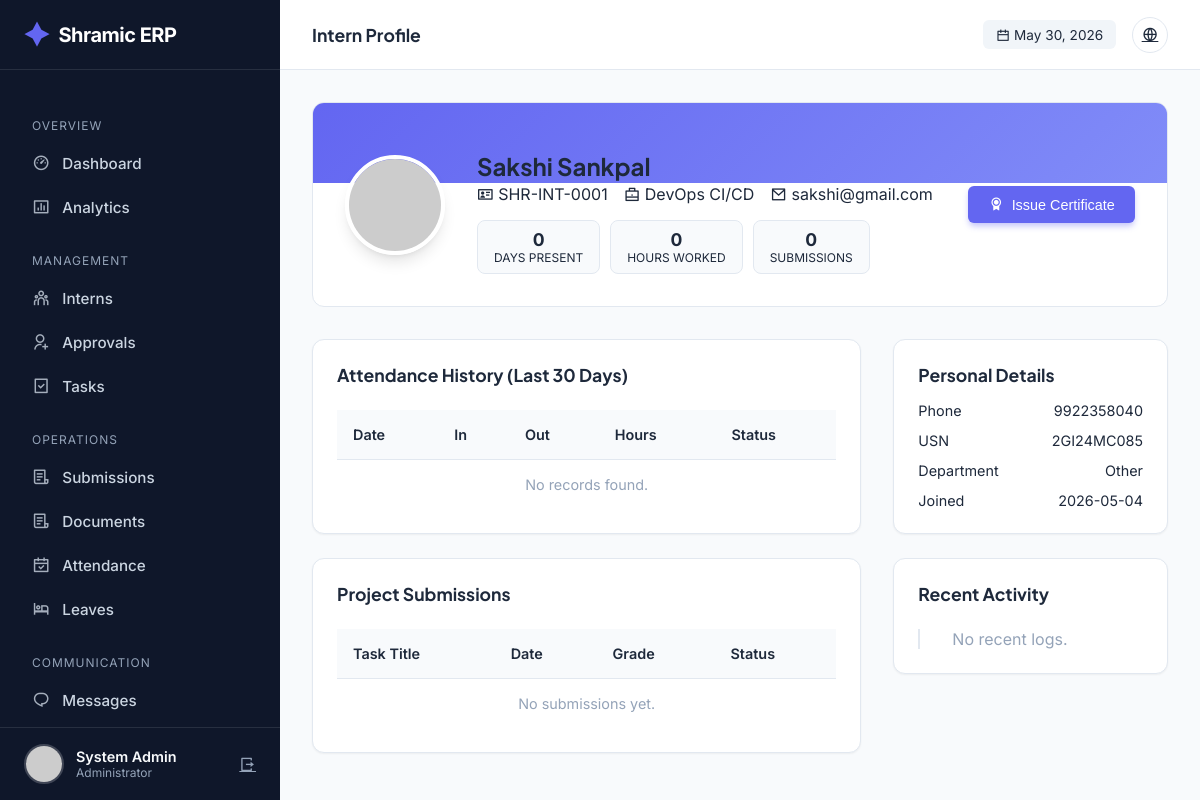
The app's page /admin/intern/2 (signed in) with its own data.
### tables this page shows
CREATE TABLE users (
            id INTEGER PRIMARY KEY AUTOINCREMENT,
            intern_id TEXT UNIQUE,
            usn TEXT UNIQUE NOT NULL,
            full_name TEXT NOT NULL,
            phone TEXT NOT NULL,
            email TEXT UNIQUE NOT NULL,
            password_hash TEXT NOT NULL,
            role TEXT NOT NULL,
            photo_url TEXT,
            status TEXT DEFAULT 'PENDING',
            is_admin BOOLEAN DEFAULT 0,
            department TEXT,
            join_date DATE,
            emergency_contact TEXT,
            address TEXT,
            last_login TIMESTAMP,
            login_count INTEGER DEFAULT 0,
            created_at TIMESTAMP DEFAULT CURRENT_TIMESTAMP,
            updated_at TIMESTAMP DEFAULT CURRENT_TIMESTAMP
        );

### app.py (the view)
@app.route('/admin/intern/<int:intern_id>')
@login_required
@admin_required
def admin_intern_detail(intern_id):
    conn = get_db_connection()
    cur = conn.cursor()
    cur.execute("SELECT * FROM users WHERE id = ?", (intern_id,))
    intern = cur.fetchone()
    if not intern:
        flash('Intern not found.', 'error')
        conn.close()
        return redirect(url_for('admin_dashboard'))
    cur.execute("""
        SELECT * FROM attendance
        WHERE user_id = ?
        ORDER BY date DESC
        LIMIT 30
    """, (intern_id,))
    attendance_records = cur.fetchall()
    cur.execute("""
        SELECT
            COUNT(*) as total_days,
            SUM(work_hours) as total_hours,
            AVG(work_hours) as avg_hours
        FROM attendance
        WHERE user_id = ? AND check_in_time IS NOT NULL
    """, (intern_id,))
    attendance_stats = cur.fetchone()
    cur.execute("""
        SELECT s.*, t.title as task_title, t.priority
        FROM submissions s
        LEFT JOIN tasks t ON s.task_id = t.id
        WHERE s.user_id = ?
        ORDER BY s.submitted_at DESC
    """, (intern_id,))
    submissions = cur.fetchall()
    cur.execute("""
        SELECT 'ATTENDANCE' as type, date as timestamp, 'Checked In' as details
        FROM attendance WHERE user_id = ?
        UNION ALL
        SELECT 'SUBMISSION' as type, submitted_at as timestamp, 'Submitted Task' as details
        FROM submissions WHERE user_id = ?
        ORDER BY timestamp DESC LIMIT 10
    """, (intern_id, intern_id))
    timeline = cur.fetchall()
    conn.close()
    return render_template('admin/intern_detail.html',
        intern=intern,
        attendance_records=attendance_records,
        stats=attendance_stats,
        submissions=submissions,
        timeline=timeline
    )

### templates/admin/intern_detail.html (shortened to what this page needs)
{% extends "admin/base.html" %} {% block page_title %}Intern Profile{% endblock
%} {% block content %}
<div class="profile-header">
  <div class="profile-bg"></div>
  <img
    src="{{ url_for('static', filename='uploads/profiles/' + intern.photo_url) if intern.photo_url else 'https://ui-avatars.com/api/?name=' + intern.full_name }}"
    class="profile-img"
    alt="Profile"
  />
  <div class="profile-info" style="flex: 1">
    <h2 style="margin-bottom: 0.2rem">{{ intern.full_name }}</h2>
    <div
      style="
        color: var(--text-secondary);
        margin-bottom: 1rem;
        display: flex;
        gap: 1rem;
        align-items: center;
      "
    >
      <span><i class="ri-id-card-line"></i> {{ intern.intern_id }}</span>
      <span><i class="ri-briefcase-line"></i> {{ intern.role }}</span>
      <span><i class="ri-mail-line"></i> {{ intern.email }}</span>
    </div>
    <div style="display: flex; gap: 10px; flex-wrap: wrap">
      <div class="stat-pill">
        <strong>{{ stats.total_days or 0 }}</strong>
        <span>Days Present</span>
      </div>
      <div class="stat-pill">
        <strong
          >{{ stats.total_hours|round(1) if stats.total_hours else 0 }}</strong
        >
        <span>Hours Worked</span>
      </div>
      <div class="stat-pill">
        <strong>{{ submissions|length }}</strong>
        <span>Submissions</span>
      </div>
    </div>
  </div>
  <div
    style="
      position: relative;
      z-index: 1;
      display: flex;
      flex-direction: column;
      gap: 10px;
    "
  >
    <form
      action="{{ url_for('generate_certificate', user_id=intern.id) }}"
      method="POST"
    >
      <button class="btn btn-primary" style="width: 100%">
        <i class="ri-award-fill"></i> Issue Certificate
      </button>
    </form>
  </div>
</div>
<div class="detail-grid">
  <div style="display: flex; flex-direction: column; gap: 1.5rem">
    <div class="card">
      <h3 style="font-size: 1.1rem; margin-bottom: 1.5rem">
        Attendance History (Last 30 Days)
      </h3>
      <div class="table-container">
        <table>
          <thead>
            <tr>
              <th>Date</th>
              <th>In</th>
              <th>Out</th>
              <th>Hours</th>
              <th>Status</th>
            </tr>
          </thead>
          <tbody>
            {% for record in attendance_records %}
            <tr>
              <td>{{ record.date }}</td>
              <td>
                {{ record.check_in_time.split(' ')[1] if record.check_in_time
                else '-' }}
              </td>
              <td>
                {{ record.check_out_time.split(' ')[1] if record.check_out_time
                else '-' }}
              </td>
              <td>{{ record.work_hours }}</td>
              <td><span class="badge badge-success">Present</span></td>
            </tr>
            {% else %}
            <tr>
              <td
                colspan="5"
                style="text-align: center; color: var(--text-light)"
              >
                No records found.
              </td>
            </tr>
            {% endfor %}
          </tbody>
        </table>
      </div>
    </div>
    <div class="card">
      <h3 style="font-size: 1.1rem; margin-bottom: 1.5rem">
        Project Submissions
      </h3>
      <div class="table-container">
        <table>
          <thead>
            <tr>
              <th>Task Title</th>
              <th>Date</th>
              <th>Grade</th>
              <th>Status</th>
            </tr>
          </thead>
          <tbody>
            {% for sub in submissions %}
            <tr>
              <td>{{ sub.task_title }}</td>
              <td>{{ sub.submitted_at.split(' ')[0] }}</td>
              <td>
                {% if sub.grade %}
                <span style="font-weight: 700; color: var(--primary)"
                  >{{ sub.grade }}</span
                >
                {% else %}-{% endif %}
              </td>
              <td>
                {% if sub.status == 'APPROVED' %}
                <span class="badge badge-success">Approved</span>
                {% elif sub.status == 'REJECTED' %}
                <span class="badge badge-danger">Rejected</span>
                {% else %}
                <span class="badge badge-warning">Pending</span>
                {% endif %}
              </td>
            </tr>
            {% else %}
            <tr>
              <td
                colspan="4"
                style="text-align: center; color: var(--text-light)"
              >
                No submissions yet.
              </td>
            </tr>
            {% endfor %}
          </tbody>
        </table>
      </div>
    </div>
  </div>
  <div style="display: flex; flex-direction: column; gap: 1.5rem">
    <div class="card">
      <h3 style="font-size: 1.1rem; margin-bottom: 1rem">Personal Details</h3>
      <div
        style="
          display: flex;
          flex-direction: column;
          gap: 0.8rem;
          font-size: 0.9rem;
        "
      >
        <div style="display: flex; justify-content: space-between">
          <span style="color: var(--text-secondary)">Phone</span>
          <span>{{ intern.phone }}</span>
        </div>
        <div style="display: flex; justify-content: space-between">
          <span style="color: var(--text-secondary)">USN</span>
          <span>{{ intern.usn }}</span>
        </div>
        <div style="display: flex; justify-content: space-between">
          <span style="color: var(--text-secondary)">Department</span>
          <span>{{ intern.department }}</span>
        </div>
        <div style="display: flex; justify-content: space-between">
          <span style="color: var(--text-secondary)">Joined</span>
          <span>{{ intern.join_date }}</span>
        </div>
      </div>
    </div>
    <div class="card">
      <h3 style="font-size: 1.1rem; margin-bottom: 1.5rem">Recent Activity</h3>
      <div class="timeline">
        {% for log in timeline %}
        <div class="timeline-item">
          <div class="timeline-dot"></div>
          <div class="timeline-content">
            <div style="font-weight: 600; margin-bottom: 0.2rem">
              {{ log.type }}
            </div>
            <div style="font-size: 0.85rem; color: var(--text-secondary)">
              {{ log.details }}
            </div>
            <div
              style="
                font-size: 0.75rem;
                color: var(--text-light);
                margin-top: 0.4rem;
              "
            >
              {{ log.timestamp }}
            </div>
          </div>
        </div>
        {% else %}
        <p style="color: var(--text-light)">No recent logs.</p>
        {% endfor %}
      </div>
    </div>
  </div>
</div>
{% endblock %}

### templates/admin/base.html (shortened to what this page needs)
<!doctype html>
<html lang="en">
  <head>
    <link
      href="https://cdn.jsdelivr.net/npm/remixicon@4.1.0/fonts/remixicon.css"
      rel="stylesheet"
    />
  </head>
  <body>
    <aside class="sidebar" id="sidebar">
      <a href="/" class="brand">
        <i class="ri-shining-2-fill"></i> Shramic ERP
      </a>
      <ul class="nav-menu">
        <li class="nav-label">Overview</li>
        <li>
          <a
            href="{{ url_for('admin_dashboard') }}"
            class="nav-link {% if request.endpoint == 'admin_dashboard' %}active{% endif %}"
            ><i class="ri-dashboard-3-line"></i> Dashboard</a
          >
        </li>
        <li>
          <a
            href="{{ url_for('admin_analytics') }}"
            class="nav-link {% if request.endpoint == 'admin_analytics' %}active{% endif %}"
            ><i class="ri-bar-chart-box-line"></i> Analytics</a
          >
        </li>
        <li class="nav-label">Management</li>
        <li>
          <a
            href="{{ url_for('admin_interns') }}"
            class="nav-link {% if request.endpoint == 'admin_interns' %}active{% endif %}"
            ><i class="ri-team-line"></i> Interns</a
          >
        </li>
        <li>
          <a
            href="{{ url_for('admin_approvals') }}"
            class="nav-link {% if request.endpoint == 'admin_approvals' %}active{% endif %}"
            ><i class="ri-user-add-line"></i> Approvals</a
          >
        </li>
        <li>
          <a
            href="{{ url_for('admin_tasks') }}"
            class="nav-link {% if request.endpoint == 'admin_tasks' %}active{% endif %}"
            ><i class="ri-task-line"></i> Tasks</a
          >
        </li>
        <li class="nav-label">Operations</li>
        <li>
          <a
            href="{{ url_for('admin_submissions') }}"
            class="nav-link {% if request.endpoint == 'admin_submissions' %}active{% endif %}"
            ><i class="ri-file-list-3-line"></i> Submissions</a
          >
        </li>
        <li>
  <a
    href="{{ url_for('admin_documents') }}"
    class="nav-link {% if request.endpoint == 'admin_documents' %}active{% endif %}"
  >
    <i class="ri-file-list-3-line"></i> Documents
  </a>
</li>
        <li>
          <a
            href="{{ url_for('admin_attendance') }}"
            class="nav-link {% if request.endpoint == 'admin_attendance' %}active{% endif %}"
            ><i class="ri-calendar-check-line"></i> Attendance</a
          >
        </li>
        <li>
          <a
            href="{{ url_for('admin_leaves') }}"
            class="nav-link {% if request.endpoint == 'admin_leaves' %}active{% endif %}"
            ><i class="ri-hotel-bed-line"></i> Leaves</a
          >
        </li>
        <li class="nav-label">Communication</li>
        <li>
          <a
            href="{{ url_for('admin_messages') }}"
            class="nav-link {% if request.endpoint == 'admin_messages' %}active{% endif %}"
            ><i class="ri-chat-1-line"></i> Messages</a
          >
        </li>
        <li>
          <a
            href="{{ url_for('admin_announcements') }}"
            class="nav-link {% if request.endpoint == 'admin_announcements' %}active{% endif %}"
            > Announcements</a
          >
        </li>
      </ul>
      <div class="user-profile">
        <img
          src="{{ url_for('static', filename='uploads/profiles/' + current_user.photo_url) if current_user.photo_url else 'https://ui-avatars.com/api/?name=Admin&background=random' }}"
          class="user-avatar"
          alt="Admin"
        />
        <div style="flex: 1; overflow: hidden">
          <div
            style="
              font-weight: 600;
              font-size: 0.9rem;
              white-space: nowrap;
              text-overflow: ellipsis;
            "
          >
            {{ current_user.full_name }}
          </div>
          <div style="font-size: 0.75rem; color: var(--text-light)">
            Administrator
          </div>
        </div>
        <a
          href="{{ url_for('logout') }}"
          title="Logout"
          style="color: var(--text-light)"
          ><i class="ri-logout-box-r-line"></i
        ></a>
      </div>
    </aside>
    <div class="main-wrapper">
      <header class="top-header">
        <div style="display: flex; align-items: center; gap: 1rem">
          <h2 class="page-title">
            {% block page_title %}Dashboard{% endblock %}
          </h2>
        </div>
        <div class="header-actions">
          <div
            style="
              font-size: 0.85rem;
              color: var(--text-secondary);
              background: #f1f5f9;
              padding: 0.4rem 0.8rem;
              border-radius: 6px;
            "
          >
            <i class="ri-calendar-line"></i> {{ now.strftime('%b %d, %Y') }}
          </div>
          <a href="{{ url_for('index') }}" class="btn-icon" title="View Site"
            ><i class="ri-global-line"></i
          ></a>
        </div>
      </header>
      <div class="content">
         {% block content %}{% endblock %}
      </div>
    </div>
  </body>
</html>

### records on screen
users: full_name "System Admin"
users: full_name "Sakshi Sankpal", intern_id "SHR-INT-0001", role "DevOps CI/CD", email "sakshi@gmail.com", phone "9922358040", usn "2GI24MC085", department "Other", join_date "2026-05-04"

### other values on screen
{{ now.strftime('%b %d, %Y') }} "May 30, 2026"
{{ stats.total_days or 0 }} "0"
{{ stats.total_hours|round(1) if stats.total_hours else 0 }} "0"
{{ submissions|length }} "0"
